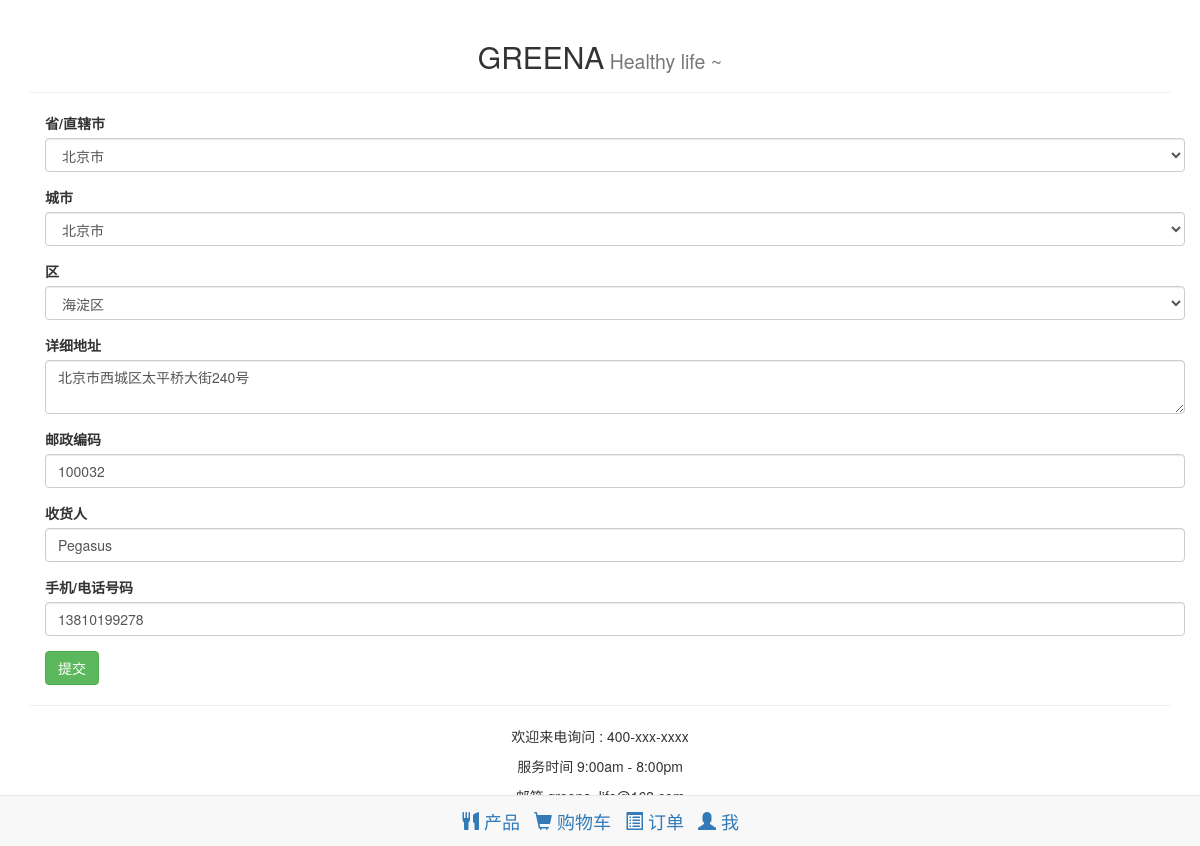
Screenshot of /edit_address?id=5 (signed in) with the database file from the repository.
### app/models.py (models this page shows)
class Address(db.Model):
    __tablename__ = 'addresses'
    id = db.Column(db.Integer, primary_key=True)
    user_id = db.Column(db.Integer, db.ForeignKey('users.id'))
    province = db.Column(db.String(64), nullable=False)
    city = db.Column(db.String(64), nullable=False)
    district = db.Column(db.String(64), nullable=False)
    street = db.Column(db.String(128), nullable=False)
    zip_code = db.Column(db.String(64), nullable=False)
    reciplents = db.Column(db.String(64), nullable=False)
    phone_number = db.Column(db.String(64), nullable=False)

### app/mall/views.py (the view, shortened to what this page needs)
@mall.route('/edit_address', methods=['GET', 'POST'])
@login_required
def edit_address():
    user = current_user._get_current_object()
    if user == None:
        abort(404)
    province_select = u''
    city_select = u''
    district_select = u''
    id = request.args.get('id', -1, type=int)
    if id!=-1:
        address = Address.query.get_or_404(id)
        province_select = address.province
        city_select = address.city
        district_select = address.district
    else:
        address = Address()
        address.user_id = user.id
    province_select = request.args.get('province', province_select)
    city_select = request.args.get('city', city_select)
    district_select = request.args.get('district', district_select)
    form = AddressForm(
        province = province_select,
        city = city_select,
        district = district_select,
        street = address.street,
        reciplents = address.reciplents,
        zip_code = address.zip_code,
        phone_number = address.phone_number)
    province_choices = [(u'',u'')] + [ (p.name, p.name) for p in Province.query.all() ]
    form.province.choices =  province_choices
    province_in_form = Province.query.filter_by(name=province_select).first()
    if province_in_form:
        city_choices = [((u'',u''))] + [(c.name, c.name) for c in province_in_form.citys]
        form.city.choices = city_choices
    city_in_form = City.query.filter_by(name=city_select).first()
    if city_in_form:
        district_choices = [(u'', u'')] + [ (d.name, d.name) for d in city_in_form.districts ]
        form.district.choices = district_choices
    return render_template('edit_address.html', form=form)

### app/mall/forms.py
class AddressForm(Form):
    province = SelectField(u'省/直辖市',
        choices= [],
        validators=[Required(), Length(1,64)])
    city = SelectField(u'城市', choices=[], validators=[Required(), Length(1, 64)])
    district = SelectField(u'区', choices=[], validators=[Required(), Length(1, 64)])
    street = TextAreaField(u'详细地址', validators=[Required(), Length(1,64)])
    zip_code = StringField(u'邮政编码', validators=[
        Required(),
        Length(1,64),
        Regexp('^[0-9]{6}$', 0, u'请输入六位数字')])
    reciplents = StringField(u'收货人', validators=[Required(), Length(1,64)])
    phone_number = StringField(u'手机/电话号码', validators=[
        Required(),
        Length(1,64),
        Regexp('^[0-9]{5,13}$', 0, u'请输入5至13位数字')])
    submit = SubmitField(u'提交')

### app/models.py (called while the page is built)
@login_manager.user_loader
def load_user(user_id):
    return User.query.get(int(user_id))

### app/templates/edit_address.html (shortened to what this page needs)
{% extends "base.html"%}
{% import "bootstrap/wtf.html" as wtf %}
{% block page_content%}
{{ super() }}
<div class = "container">
	{{ wtf.quick_form(form, form_type="horizontal", horizontal_columns=("xs", 3, 9), button_map={"submit":"success"}) }}
</div>
{% endblock %}

### rows the page displays
Address: province "北京市", city "北京市", district "海淀区", street "北京市西城区太平桥大街240号", zip_code "100032", reciplents "Pegasus", phone_number "13810199278"
